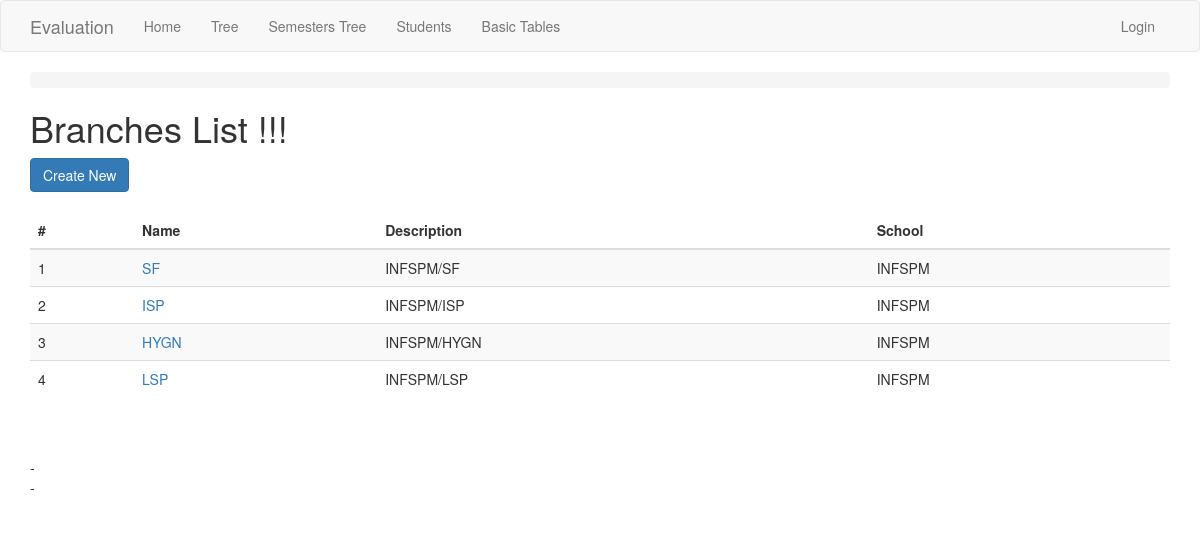
Before: /branch/ with the older database file.
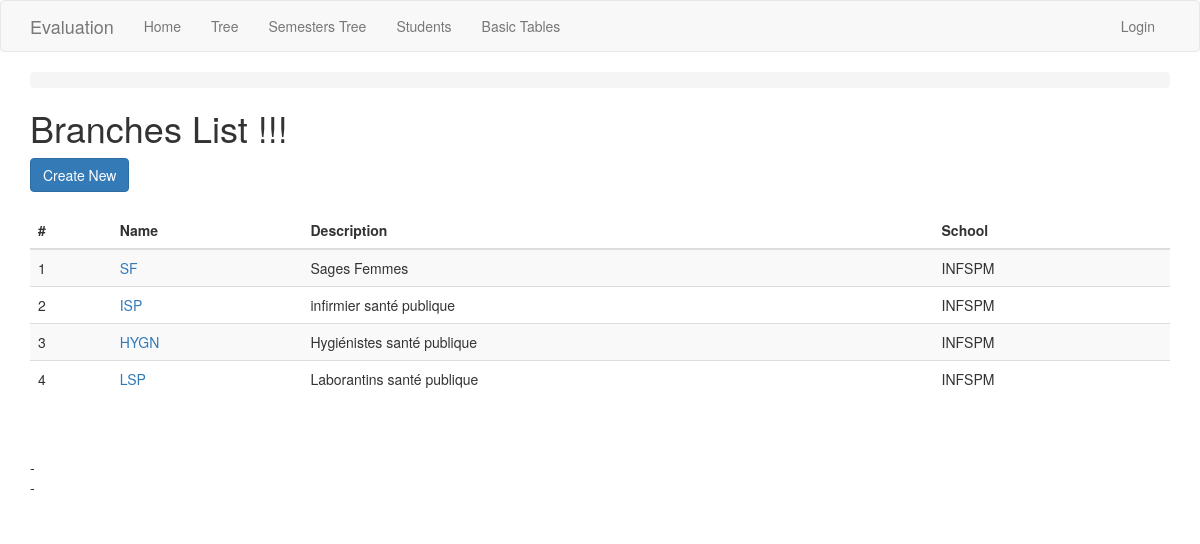
After: the same page with the newer database file.
### app/models.py (models this page shows, shortened)
class Branch(db.Model):
    id = db.Column(db.Integer, primary_key=True)
    name = db.Column(db.String(100), index=True, unique=True)
    description = db.Column(db.String(150))
    school_id = db.Column(db.Integer, db.ForeignKey('school.id'))
    students = db.relationship('Student', backref='branch')
    annuals = db.relationship('Annual', backref='branch')
    promos = db.relationship('Promo', backref='branch', order_by='Promo.start_date, Promo.name')

class School(db.Model):
    id = db.Column(db.Integer, primary_key=True)
    name = db.Column(db.String(100), index=True, unique=True)
    description = db.Column(db.String(150))
    branches = db.relationship('Branch', backref='school')

### app/routesBasicTables.py (the view)
@app.route('/branch/')
@register_breadcrumb(app, '.basic.branch', 'Branches')
def branch_index():
    branches = Branch.query.order_by(Branch.school_id).all()
    return render_template('basic-forms/branch/index.html', title='Branches List', branches=branches)

### app/templates/basic-forms/branch/index.html (shortened to what this page needs)
{% extends "base.html" %}
{% block app_content %}
  <h1>Branches List !!!</h1>
  <div>
      <a class="btn btn-primary" href="{{ url_for('branch_create') }}">Create New</a>
  </div>
  <div>
    <table class="table table-striped">
      <thead>
        <tr>
          <th scope="col">#</th>
          <th scope="col">Name</th>
          <th scope="col">Description</th>
          <th scope="col">School</th>
        </tr>
      </thead>
      <tbody>
      {% for branch in branches %}
        <tr>
          <td>{{loop.index}}</td>
          <td><a href="{{ url_for('branch_view', id=branch.id) }}">{{ branch.name }}</a></td>
          <td>{{ branch.description | replace("None", "") }}</td>
          <td>{{ branch.school.name | replace("None", "") }}</td>
        </tr>
      {% endfor %}
      </tbody>
    </table>
    - </br>
    - </br>
  </div>
{% endblock %}

Changed rows visible on the page:
changed Branch "SF": description "INFSPM/SF" → "Sages Femmes"
changed Branch "ISP": description "INFSPM/ISP" → "infirmier santé publique"
changed Branch "HYGN": description "INFSPM/HYGN" → "Hygiénistes santé publique"
changed Branch "LSP": description "INFSPM/LSP" → "Laborantins santé publique"
